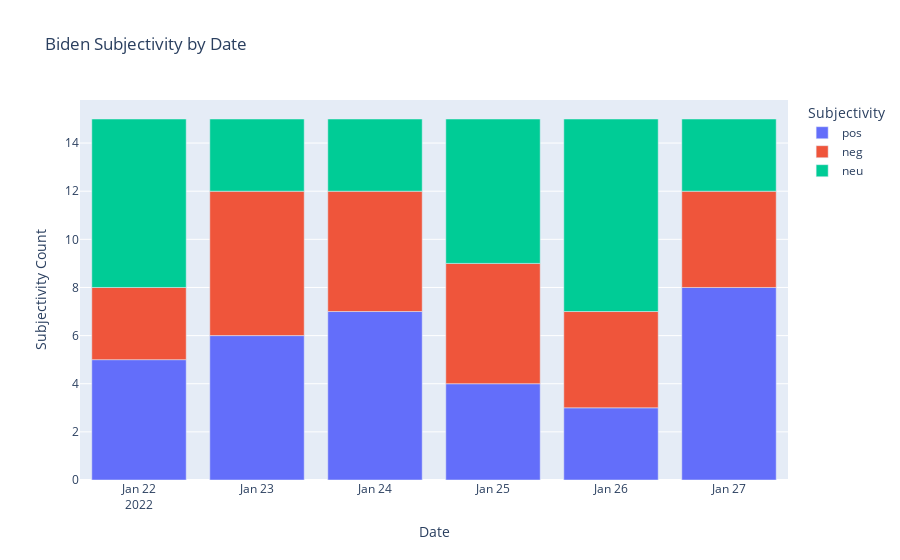

Source (notebook cell):
### Code cell
fig = px.bar(df[df['query'] == "biden"], x="tweet_date", y=["pos", "neg", "neu"], title="Biden Subjectivity by Date", labels = {'tweet_date': 'Date',
                      'value': 'Subjectivity Count', 'variable': ' Subjectivity'})
fig.show()

### Figure 1 — Plotly figure (JSON) as saved in the notebook; plotly's stock layout.template omitted (floating-point values rounded to 4 significant figures)
{"data": [{"alignmentgroup": "True", "hovertemplate": " Subjectivity=pos<br>Date=%{x}<br>Subjectivity Count=%{y}<extra></extra>", "legendgroup": "pos", "marker": {"color": "#636efa", "pattern": {"shape": ""}}, "name": "pos", "offsetgroup": "pos", "orientation": "v", "showlegend": true, "textposition": "auto", "type": "bar", "x": ["2022-01-27T00:00:00", "2022-01-23T00:00:00", "2022-01-24T00:00:00", "2022-01-25T00:00:00", "2022-01-22T00:00:00", "2022-01-26T00:00:00"], "xaxis": "x", "y": [8, 6, 7, 4, 5, 3], "yaxis": "y"}, {"alignmentgroup": "True", "hovertemplate": " Subjectivity=neg<br>Date=%{x}<br>Subjectivity Count=%{y}<extra></extra>", "legendgroup": "neg", "marker": {"color": "#EF553B", "pattern": {"shape": ""}}, "name": "neg", "offsetgroup": "neg", "orientation": "v", "showlegend": true, "textposition": "auto", "type": "bar", "x": ["2022-01-27T00:00:00", "2022-01-23T00:00:00", "2022-01-24T00:00:00", "2022-01-25T00:00:00", "2022-01-22T00:00:00", "2022-01-26T00:00:00"], "xaxis": "x", "y": [4, 6, 5, 5, 3, 4], "yaxis": "y"}, {"alignmentgroup": "True", "hovertemplate": " Subjectivity=neu<br>Date=%{x}<br>Subjectivity Count=%{y}<extra></extra>", "legendgroup": "neu", "marker": {"color": "#00cc96", "pattern": {"shape": ""}}, "name": "neu", "offsetgroup": "neu", "orientation": "v", "showlegend": true, "textposition": "auto", "type": "bar", "x": ["2022-01-27T00:00:00", "2022-01-23T00:00:00", "2022-01-24T00:00:00", "2022-01-25T00:00:00", "2022-01-22T00:00:00", "2022-01-26T00:00:00"], "xaxis": "x", "y": [3, 3, 3, 6, 7, 8], "yaxis": "y"}], "layout": {"barmode": "relative", "legend": {"title": {"text": " Subjectivity"}, "tracegroupgap": 0}, "title": {"text": "Biden Subjectivity by Date"}, "xaxis": {"anchor": "y", "domain": [0, 1], "title": {"text": "Date"}}, "yaxis": {"anchor": "x", "domain": [0, 1], "title": {"text": "Subjectivity Count"}}}}
